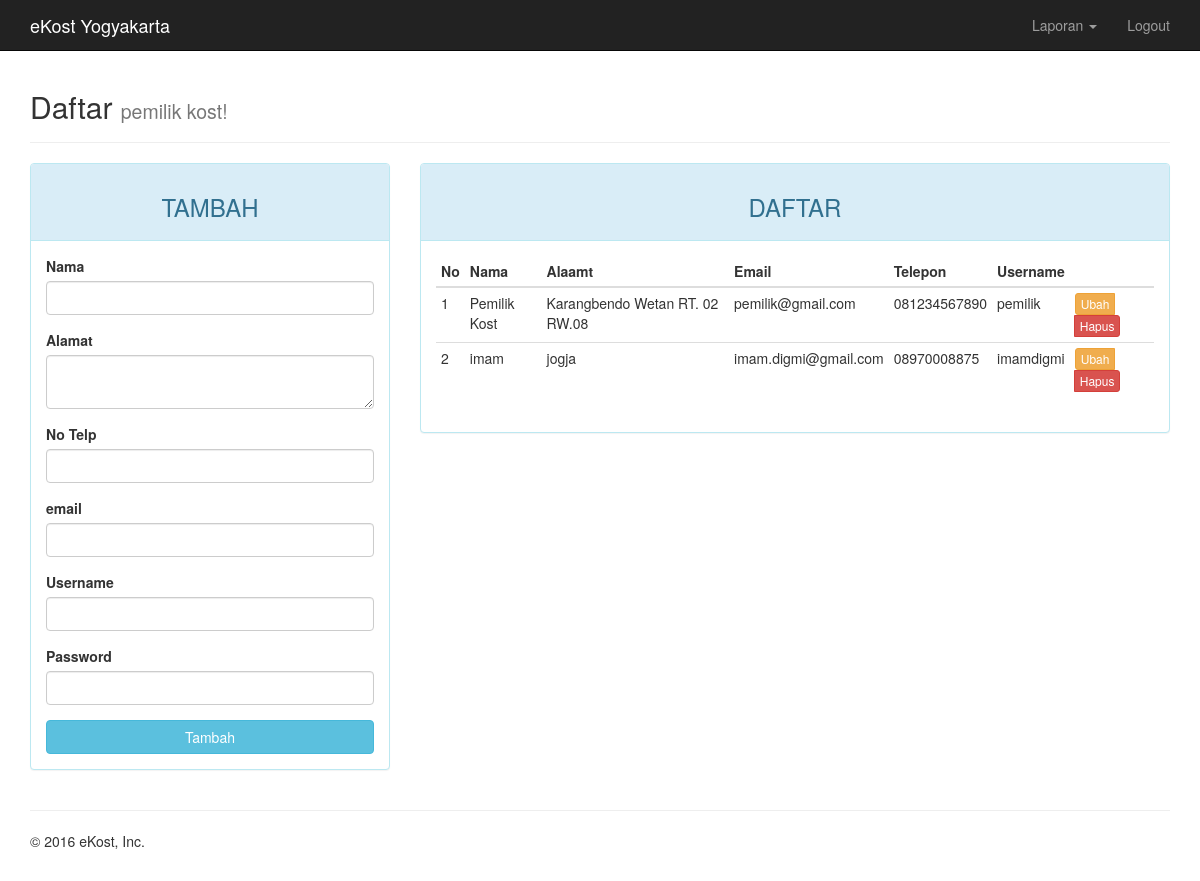
Screenshot of /admin/index.php?page=pemilik (signed in) with the database file from the repository.
### tables this page shows
CREATE TABLE `pemilik` (
  `id_pemilik` int(11) NOT NULL,
  `nama` varchar(20) NOT NULL,
  `alamat` varchar(30) NOT NULL,
  `telepon` varchar(12) NOT NULL,
  `email` varchar(30) NOT NULL,
  `username` varchar(20) NOT NULL,
  `password` varchar(60) NOT NULL
);

### admin/page/pemilik.php (the view, shortened to what this page needs)
<?php
$update = (isset($_GET['action']) AND $_GET['action'] == 'update') ? true : false;
?>
<div class="container">
	<div class="page-header">
		<h2>Daftar <small>pemilik kost!</small></h2>
	</div>
	<div class="row">
		<div class="col-md-4">
	    <div class="panel panel-<?= ($update) ? "warning" : "info" ?>">
	      <div class="panel-heading"><h3 class="text-center"><?= ($update) ? "EDIT" : "TAMBAH" ?></h3></div>
				<div class="panel-body">
					<form action="<?=$_SERVER['REQUEST_URI']?>" method="POST">
						<div class="form-group">
							<label for="nama">Nama</label>
							<input type="text" name="nama" class="form-control" autofocus="on" <?= (!$update) ?: 'value="'.$row["nama"].'"' ?>>
						</div>
						<div class="form-group">
							<label for="alamat">Alamat</label>
							<textarea rows="2" name="alamat" class="form-control"><?= (!$update) ? "" : $row["alamat"] ?></textarea>
						</div>
						<div class="form-group">
							<label for="telepon">No Telp</label>
							<input type="text" name="telepon" class="form-control" <?= (!$update) ?: 'value="'.$row["telepon"].'"' ?>>
						</div>
						<div class="form-group">
							<label for="email">email</label>
							<input type="email" name="email" class="form-control" <?= (!$update) ?: 'value="'.$row["email"].'"' ?>>
						</div>
						<div class="form-group">
							<label for="username">Username</label>
							<input type="text" name="username" class="form-control" <?= (!$update) ?: 'value="'.$row["username"].'"' ?>>
						</div>
						<div class="form-group">
							<label for="password">Password</label>
							<input type="password" name="password" class="form-control">
						</div>
						<button type="submit" class="btn btn-<?= ($update) ? "warning" : "info" ?> btn-block"><?= ($update) ? "Ubah" : "Tambah" ?></button>
					</form>
				</div>
			</div>
		</div>
		<div class="col-md-8">
				<div class="panel panel-info">
					<div class="panel-heading"><h3 class="text-center">DAFTAR</h3></div>
					<div class="panel-body">
							<table class="table table-condensed">
									<thead>
											<tr>
													<th>No</th>
													<th>Nama</th>
													<th>Alaamt</th>
													<th>Email</th>
													<th>Telepon</th>
													<th>Username</th>
													<th></th>
											</tr>
									</thead>
									<tbody>
											<?php $no = 1; ?>
											<?php if ($query = $connection->query("SELECT * FROM pemilik")): ?>
													<?php while($row = $query->fetch_assoc()): ?>
													<tr>
															<td><?=$no++?></td>
															<td><?=$row['nama']?></td>
															<td><?=$row['alamat']?></td>
															<td><?=$row['email']?></td>
															<td><?=$row['telepon']?></td>
															<td><?=$row['username']?></td>
															<td>
																<div class="btn-group">
																	<a href="?page=pemilik&action=update&key=<?=$row['id_pemilik']?>" class="btn btn-warning btn-xs">Ubah</a>
																	<a href="?page=pemilik&action=delete&key=<?=$row['id_pemilik']?>" class="btn btn-danger btn-xs">Hapus</a>
																</div>
															</td>
													</tr>
													<?php endwhile ?>
											<?php endif ?>
									</tbody>
							</table>
					</div>
			</div>
		</div>
	</div>
</div>

### assets/css/jumbotron.css (style rules this page uses)
body { padding-top: 50px; padding-bottom: 20px; }

### rows the page displays
pemilik: nama "Pemilik Kost", alamat "Karangbendo Wetan RT. 02 RW.08", email "pemilik@gmail.com", telepon "081234567890", username "pemilik"
pemilik: nama "imam", alamat "jogja", email "imam.digmi@gmail.com", telepon "08970008875", username "imamdigmi"
